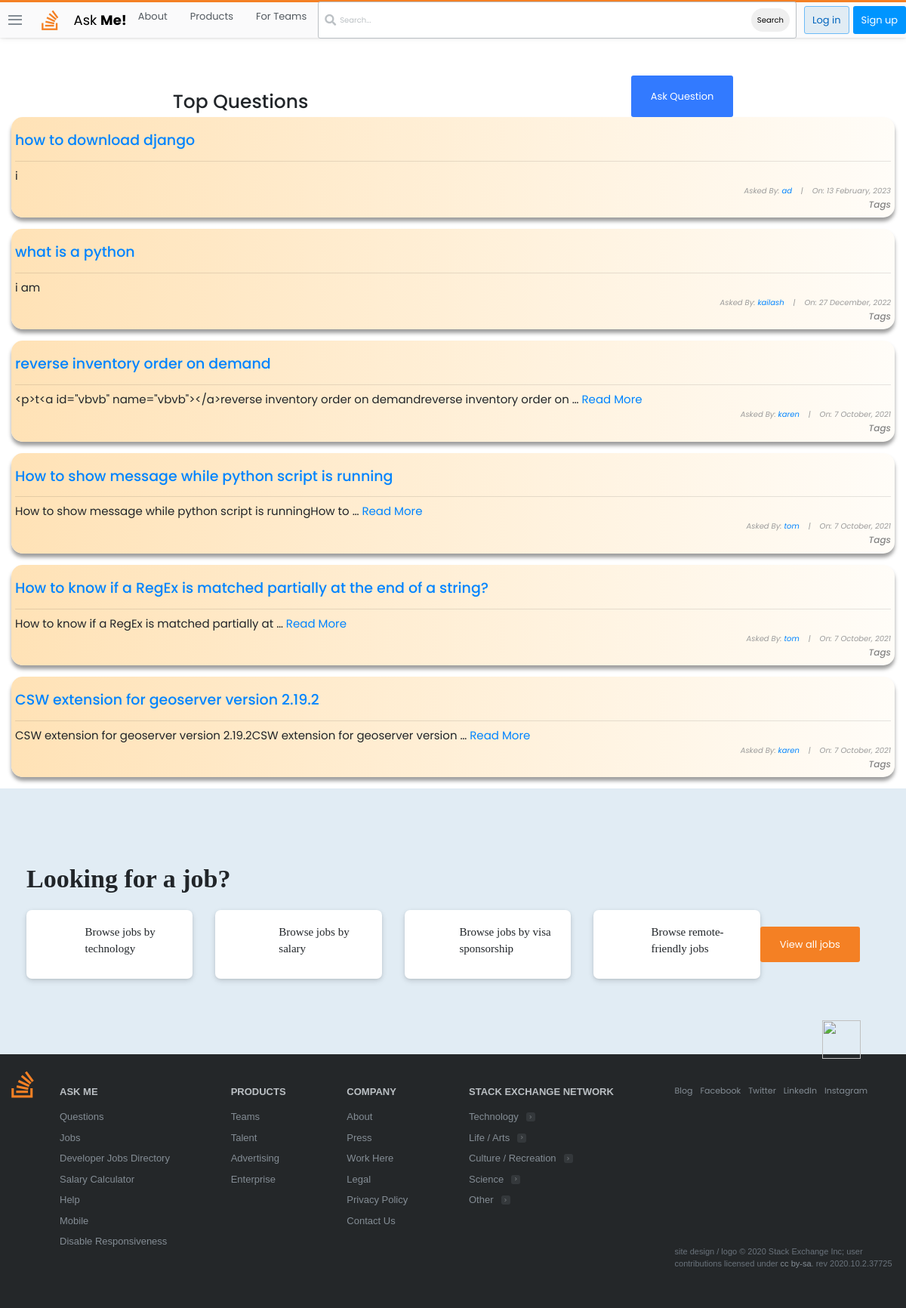
Screenshot of /questions/ with the database file from the repository.
### stackbase/models.py (models this page shows, shortened)
class Question(models.Model):
    user = models.ForeignKey(User, on_delete=models.CASCADE)
    title = models.CharField(max_length=10000)
    content = RichTextField()
    likes = models.ManyToManyField(User, related_name='question_post')
    date_created = models.DateTimeField(default=timezone.now)

### stackbase/views.py (the view)
# urls.py: path('questions/', views.QuestionListView.as_view(), name="question-lists"),
class QuestionListView(ListView):
    model = Question
    context_object_name = 'questions'
    ordering = ['-date_created']
    def get_context_data(self, **kwargs):
        context = super().get_context_data(**kwargs)
        search_input = self.request.GET.get('search-area') or ""
        if search_input:
            context['questions'] = context['questions'].filter(title__icontains = search_input)
            context['search_input'] = search_input
        return context

### stackbase/templates/stackbase/question_list.html (shortened to what this page needs)
{% extends 'base.html' %}
{% block content %}
<!DOCTYPE html>
<html lang="en">
<head>
</head>
<body>
    <div class="container">
        <div id="sub-nav">
            <h1 id="fh1">Top Questions</h1>
            {% if user.is_authenticated %}
            <button class="btn" id="logout-btn"><a id="fa" href="{% url 'stackbase:question-create'%}" style="color: white; text-decoration: none;">Ask Question</a></button>
            {% else %}
            <button class="btn" id="logout-btn"><a id="fa" href="{% url 'login' %}" style="color: white; text-decoration: none;">Ask Question</a></button>
            {% endif %}
        </div>
        <div class="list-question">
            <div class="questions">
                {% for question in questions %}
                <div class="container" style="background: linear-gradient(to right, rgb(255, 226, 182), rgba(255, 166, 0, 0.027)); padding: 5px; box-shadow: rgba(0, 0, 0, 0.383) 0px 5px 5px 0px; border-radius: 15px;" >
                    <div id="title-sec" style="display: flex; align-items: center;">
                        <h3 id="fh3"><a href="{% url 'stackbase:question-detail' question.id%}">{{ question.title }}</a></h3>
                    </div>
                    <hr>
                    {% if question.content|wordcount <= 10 %}
                    <h6 id="fh6" style="text-align: left;">{{ question.content}}</h6>
                    {% else %}
                    <h6 id="fh6" style="text-align: left;">{{ question.content|truncatewords:10}} <a href="{% url 'stackbase:question-detail' question.id%}">Read More</a></h6>
                    {% endif %}
                    <h6 id="fh6" style="font-size: 10px; font-style: italic; color: rgb(155, 155, 155);">Asked By: <a href="{% url 'profile' %}">{{ question.user }}</a>&nbsp;&nbsp;&nbsp; |&nbsp;&nbsp;&nbsp; On: {{question.date_created|date:"j F, Y"}}</h6>
                    <h5 style="text-align: right; font-size: 12px; font-style: italic;">Tags</h5>
                </div> <br>
                {% endfor %}
            </div>
        </div>
    </div>
</body>
</html>
{% endblock content %}

### templates/base.html (shortened to what this page needs)
{% load static %}
<!doctype html>
<html lang="en">
<head>
    <link rel="stylesheet" href="https://cdnjs.cloudflare.com/ajax/libs/font-awesome/5.14.0/css/all.min.css" />
    <link rel="stylesheet" href="https://maxcdn.bootstrapcdn.com/bootstrap/4.0.0/css/bootstrap.min.css">
    <link rel="stylesheet" href="{% static 'main.css' %}">
</head>
<body>
<header>
<div class="nav-container">
    <nav>
        <div class="nav-brand">
            <div class="hamburger-menu-container">
                <div class="hamburger-menu">
                    <div class="line"></div>
                    <div class="line"></div>
                    <div class="line"></div>
                </div>
            </div>
            <a href="" class="nav-icon">
                <i class="fab fa-stack-overflow"></i>
                <a href="{% url 'stackbase:home' %}" style="text-decoration: none; color: black;"><div class="nav-icon-text">Ask <span class="nav-bold-text">Me!</span></a>
                </div>
        </div>
        <div class="nav-base-links">
            <ul>
                <li><a href="#">About</a></li>
                <li><a href="#">Products</a></li>
                <li><a href="#">For Teams</a></li>
            </ul>
        </div>
        <div class="nav-search">
            <div class="search-container">
                <i class="fas fa-search"></i>
                <form action="" method="GET">
                    <input type="text" id="" name="search-area" placeholder="Search...">
                    <button type="submit" style="margin-left: 340px; border-radius: 25px; border: none; padding: 8px;">Search</button>
                </form>
            </div>
        </div>
        <div class="nav-right-buttons">
            {% if user.is_authenticated %}
                <a href="{% url 'login' %}" class="btn btn-login">Profile</a>
                <a href="{% url 'logout' %}" class="btn btn-register">Logout</a>
            {% else %}
                <a href="{% url 'login' %}" class="btn btn-login">Log in</a>
                <a href="{% url 'register' %}" class="btn btn-register">Sign up</a>
            {% endif %}
        </div>
</header>
{% block content %}
{% endblock content %}
<section class="jobs">
    <div class="container">
        <div class="jobs-content">
            <h3 class="jobs-title">Looking for a job?</h3>
            <div class="jobs-body">
                    <div class="jobs-items">
                        <div class="column">
                            <div class="jobs-item">
                                <p class="jobs-item-description">Browse jobs by technology</p>
                            </div>
                            <div class="jobs-item">
                                <p class="jobs-item-description">Browse jobs by salary</p>
                            </div>
                        </div>
                        <div class="column">
                            <div class="jobs-item">
                                <p class="jobs-item-description">Browse jobs by visa sponsorship</p>
                            </div>
                            <div class="jobs-item">
                                <p class="jobs-item-description">Browse remote-friendly jobs</p>
                            </div>
                        </div>
                    </div>
                    <div class="jobs-btn">
                        <div class="btn btn-orange jobs-btn">View all jobs</div>
                    </div>
            </div>
        </div>
    </div>
</section>
<footer class="footer">
    <img src="https://cdn.sstatic.net/Img/home/robot.svg?v=dfa16a330cbd" alt="" class="footer-robot-img">
<div class="container">
    <div class="footer-content">
        <div class="footer-icon">
            <i class="fab fa-stack-overflow"></i>
        </div>
        <div class="footer-nav">
            <div class="footer-nav-col">
                <div class="footer-links-title"><a href="#">Ask Me</a></div>
                <ul class="footer-links">
                    <li class="footer-link-item"><a href="#" class="footer-link">Questions</a></li>
                    <li class="footer-link-item"><a href="#" class="footer-link">Jobs</a></li>
                    <li class="footer-link-item"><a href="#" class="footer-link">Developer Jobs Directory</a></li>
                    <li class="footer-link-item"><a href="#" class="footer-link">Salary Calculator</a></li>
                    <li class="footer-link-item"><a href="#" class="footer-link">Help</a></li>
                    <li class="footer-link-item"><a href="#" class="footer-link">Mobile</a></li>
                    <li class="footer-link-item"><a href="#" class="footer-link">Disable Responsiveness</a></li>
                </ul>
            </div>
            <div class="footer-nav-col">
                <div class="footer-links-title"><a href="#">Products</a></div>
                <ul class="footer-links">
                    <li class="footer-link-item"><a href="#" class="footer-link">Teams</a></li>
                    <li class="footer-link-item"><a href="#" class="footer-link">Talent</a></li>
                    <li class="footer-link-item"><a href="#" class="footer-link">Advertising</a></li>
                    <li class="footer-link-item"><a href="#" class="footer-link">Enterprise</a></li>
                </ul>
            </div>
            <div class="footer-nav-col">
                <div class="footer-links-title"><a href="#">Company</a></div>
                <ul class="footer-links">
                    <li class="footer-link-item"><a href="#" class="footer-link">About</a></li>
                    <li class="footer-link-item"><a href="#" class="footer-link">Press</a></li>
                    <li class="footer-link-item"><a href="#" class="footer-link">Work Here</a></li>
                    <li class="footer-link-item"><a href="#" class="footer-link">Legal</a></li>
                    <li class="footer-link-item"><a href="#" class="footer-link">Privacy Policy</a></li>
                    <li class="footer-link-item"><a href="#" class="footer-link">Contact Us</a></li>
                </ul>
            </div>
            <div class="footer-nav-col">
                <div class="footer-links-title"><a href="#">Stack Exchange Network</a></div>
                <ul class="footer-links">
                    <li class="footer-link-item">
                        <a href="#" class="footer-link">Technology</a>
                        <div class="footer-arrow-icon">
                            <i class="fas fa-chevron-right"></i>
                        </div>
                    </li>
                    <li class="footer-link-item">
                        <a href="#" class="footer-link">Life / Arts</a>
                        <div class="footer-arrow-icon">
                            <i class="fas fa-chevron-right"></i>
                        </div></li>
                    <li class="footer-link-item">
                        <a href="#" class="footer-link">Culture / Recreation</a>
                        <div class="footer-arrow-icon">
                            <i class="fas fa-chevron-right"></i>
                        </div>
                    </li>
                    <li class="footer-link-item">
                        <a href="#" class="footer-link">Science</a>
                        <div class="footer-arrow-icon">
                            <i class="fas fa-chevron-right"></i>
                        </div>
                    </li>
                    <li class="footer-link-item">
                        <a href="#" class="footer-link">Other</a>
                        <div class="footer-arrow-icon">
                            <i class="fas fa-chevron-right"></i>
                        </div>
                    </li>
                </ul>
            </div>
        </div>
        <div class="footer-another-links">
            <div class="social-media">
                <ul>
                    <li>
                        <a href="#">Blog</a>
                    </li>
                    <li>
                        <a href="#">Facebook</a>
                    </li>
                    <li>
                        <a href="#">Twitter</a>
                    </li>
                    <li>
                        <a href="#">LinkedIn</a>
                    </li>
                    <li>
                        <a href="#">Instagram</a>
                    </li>
                </ul>
            </div>
            <div class="copyright">
                <p>site design / logo © 2020 Stack Exchange Inc; user contributions licensed under <a href="https://stackoverflow.com/help/licensing">cc by-sa</a>. rev 2020.10.2.37725</p>
            </div>
        </div>
    </div>
</div>
</footer>
</body>
</html>

### stackbase/templates/stackbase/question_list.html (style rules this page uses)
body { margin-top: 100px; font-family: 'Poppins', sans-serif; }
#fh1 { margin-top: 20px; }
#sub-nav { display: flex; justify-content: space-around; }
#logout-btn { background-color: rgb(50, 122, 255); }
#fh3 { text-align: left; font-size: 19px; padding-top: 15px; }
#fh6 { text-align: right; font-size: 15px; font-weight: normal; }
a { color: rgb(0, 132, 255); }
h5 { color: rgb(133, 133, 133); }

### rows the page displays
Question: title "how to download django", content "i", user "ad", date_created "13 February, 2023"
Question: title "what is a python", content "i am", user "kailash", date_created "27 December, 2022"
Question: title "reverse inventory order on demand", content "<p>t<a id=\"vbvb\" name=\"vbvb\"></a>reverse inventory order on demandreverse inventory order on …", user "karen", date_created "7 October, 2021"
Question: title "How to show message while python script is running", content "How to show message while python script is runningHow to …", user "tom", date_created "7 October, 2021"
Question: title "How to know if a RegEx is matched partially at the end of a string?", content "How to know if a RegEx is matched partially at …", user "tom", date_created "7 October, 2021"
Question: title "CSW extension for geoserver version 2.19.2", content "CSW extension for geoserver version 2.19.2CSW extension for geoserver version …", user "karen", date_created "7 October, 2021"
